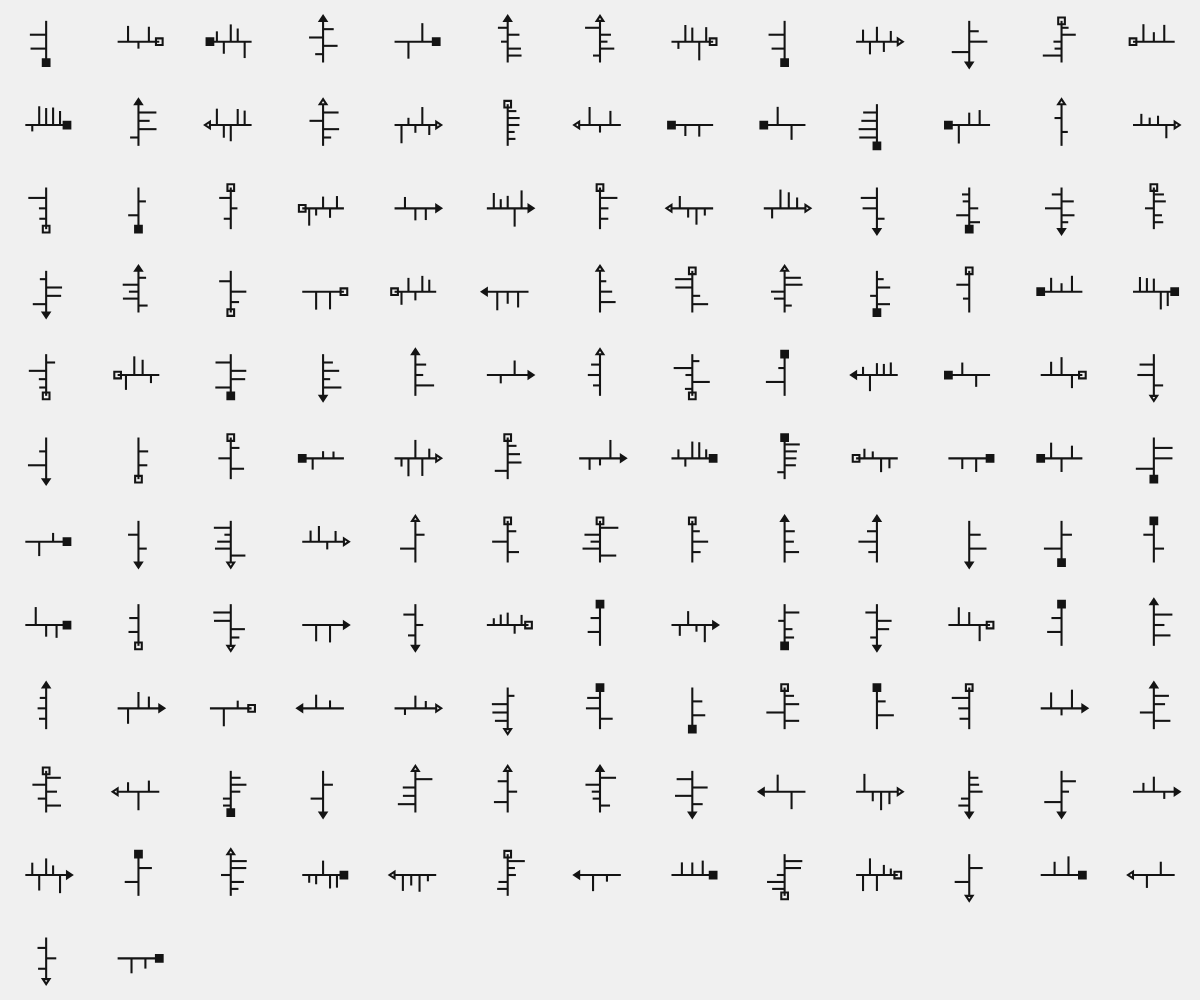
Frame 1 (no input)
Frame 60 (no input): identical to frame 1, image omitted
Frame 120 (the mouse pressed at the canvas centre since frame 60): identical to frame 1, image omitted

The p5.js sketch that drew this single still picture (run headless with seeded random() and noise() and a simulated clock; from frame 60 on, the mouse is pressed at the canvas centre):

// p5.js sketch
// ── sketch.js
function preload() {
  // 
}
function setup() {
  createCanvas(windowWidth, windowHeight);
  background(240);
  angleMode(DEGREES);
  rectMode(CENTER);
  // disegno glifi
  let numeroGlifi = 156;
  let numeroColonne = ceil(sqrt(numeroGlifi));
  let numeroRighe = ceil(numeroGlifi / numeroColonne);
  let dimColonna = windowWidth / numeroColonne;
  let dimRiga = windowHeight / numeroRighe;
  let xCorrente = 0;
  let yCorrente = 0;
  for (let g = 0; g < numeroGlifi; g++) {
    mioGlifo(xCorrente + dimColonna / 2, yCorrente + dimRiga / 2, min(dimColonna, dimRiga) * 0.5);
    xCorrente = xCorrente + dimColonna;
    if (xCorrente >= windowWidth) {
      xCorrente = 0;
      yCorrente = yCorrente + dimRiga;
    }
  }
}
function draw() {
  //
}
function mioGlifo(_x, _y, _size) {
  push();
  // Stile della famiglia
  stroke(20);
  strokeWeight(_size / 20);
  strokeCap(SQUARE);
  // posizione e rotazione, floor arrotonda per difetto
  translate(_x, _y);
  rotate(floor(random(4)) * 90);
  // asse centrale 
  line(0, -_size / 2, 0, _size / 2);
  // Bracci del glifo, il passo è la distanza tra un braccio e l'altro
  let numeroBracci = floor(random(2, 6)); // da 2 a 5
  let passo = _size / (numeroBracci + 1);
  for (let i = 0; i < numeroBracci; i++) {
    let y = -_size / 2 + passo * (i + 1);
    let lunghezza = random(_size * 0.15, _size * 0.45);
    let lato;
    if (random() < 0.5) {
      lato = 1;
    } else {
      lato = -1;
    }// destra o sinistra
    push();
    translate(0, y);
    scale(lato, 1); // specchia il braccio se lato = -1
    line(0, 0, lunghezza, 0);
    pop();
  }
  // Forme della punta: quadrato o triangolo, pieno o vuoto
  translate(0, -_size / 2);
  if (random() < 0.5) {
    fill(20);
  } else {
    noFill();
  }
  let a = _size * 0.08;
  if (random() < 0.5) {
    square(0, 0, a * 2);
  } else {
    triangle(-a, 0, a, 0, 0, -a * 1.5);
  }
  pop();
}
